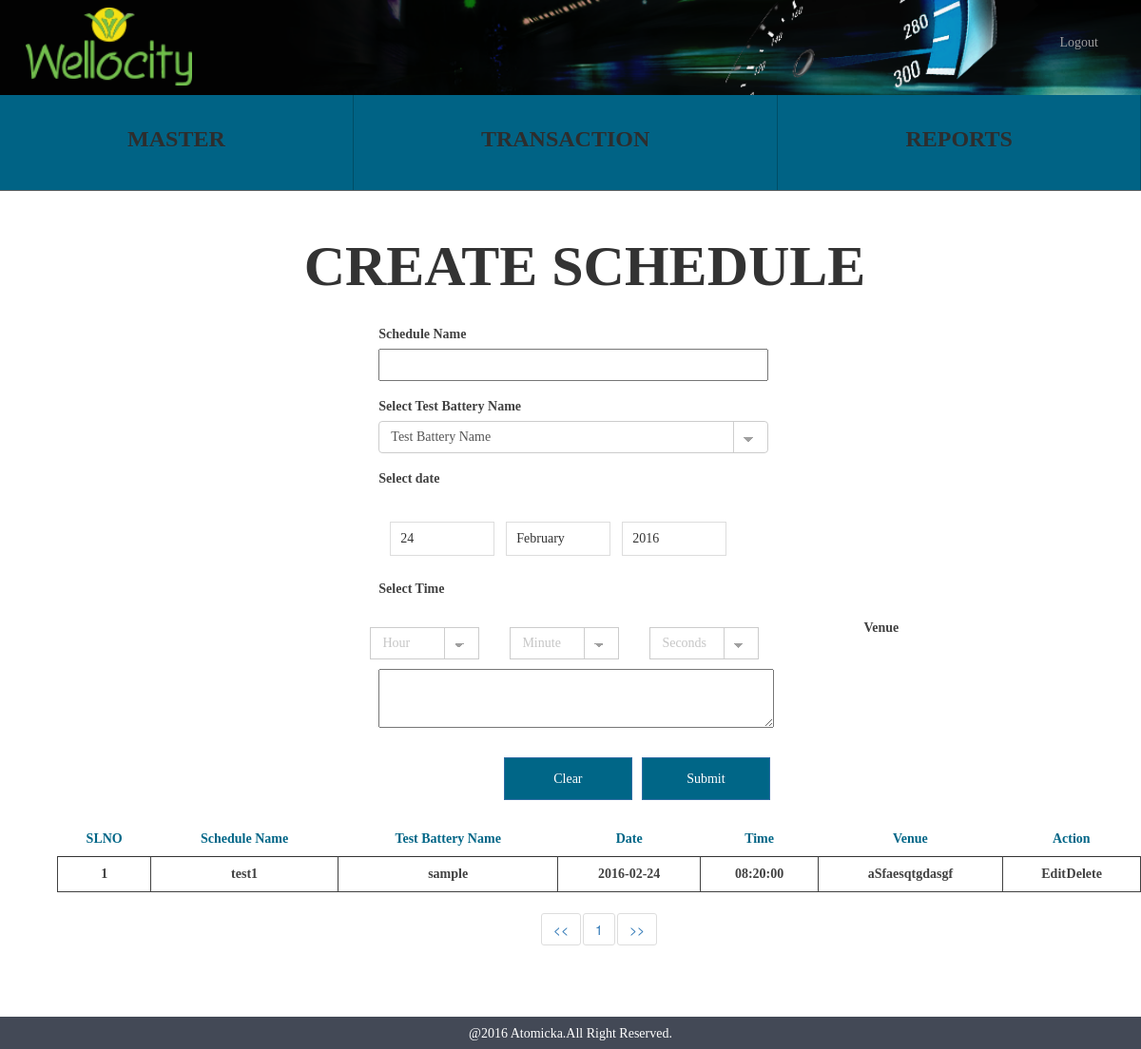
The page /create_schedule.php (signed in) on the database its author committed.
### tables this page shows
CREATE TABLE IF NOT EXISTS `wc_createschedule` (
  `createschedule_id` int(10) NOT NULL AUTO_INCREMENT,
  `createschedule_name` varchar(255) NOT NULL,
  `createscheduletestbattery_id` int(10) NOT NULL,
  `createschedule_date` date NOT NULL,
  `createschedule_time` time NOT NULL,
  `createschedule_venue` text NOT NULL,
  `createschedule_status` tinyint(1) NOT NULL,
  `createschedule_createddate` timestamp NOT NULL DEFAULT CURRENT_TIMESTAMP,
  PRIMARY KEY (`createschedule_id`),
  KEY `createscheduletestbattery_id` (`createscheduletestbattery_id`)
);

CREATE TABLE IF NOT EXISTS `wc_testbattery` (
  `testbattery_id` int(10) NOT NULL AUTO_INCREMENT COMMENT 'Stores the testbattery id',
  `testbattery_name` varchar(255) NOT NULL COMMENT 'Stores the testbattery name',
  `testbatterysports_id` int(10) NOT NULL COMMENT 'Stores the testbattery name',
  `testbattery_status` tinyint(1) NOT NULL COMMENT 'Stores the testbattery status either active or inactive',
  `testbattery_createddate` timestamp NOT NULL DEFAULT CURRENT_TIMESTAMP COMMENT 'Stores the created date of the  testbattery',
  PRIMARY KEY (`testbattery_id`),
  KEY `testbatterysports_id` (`testbatterysports_id`)
);

### functions/create_schedule_function.php (called while the page is built, shortened)
<?php
 	class createscheduleFunction {
		public function createscheduleSelect(){
			$res = mysql_query("SELECT * from wc_createschedule cs,wc_testbattery tb where cs.createscheduletestbattery_id=tb.testbattery_id and cs.createschedule_status='1'")or die(mysql_error());
			return $res;
		}
	}
?>

### create_schedule.php (the view, shortened to what this page needs)
<?php require_once "session.php";
	  require_once "header.php";
	  require_once "functions/create_schedule_function.php";
	  $createscheduleFunction = new createscheduleFunction();
?>
<div class="container">
	<div class="container align_center align_height">
		<span class="sports">CREATE SCHEDULE</span>
	</div>
		<div class="col-xs-12 col-md-11">
			<div class="col-md-4 hidden-xs"></div>
			<div class="col-xs-12 col-md-7 align_margin">
				<form name="create_schedule_form" id="createschedule_form">
					<div class="form-group">
						<label>Schedule Name</label><br>
						<input type="text" class="adjust_width" name="schedule_name" data-validation-error-msg="Please Enter the name of the Schedule" data-validation="required">
					</div>
					<div class="form-group">
					  <label for="battey_name">Select Test Battery Name</label>
					  <select class="form-control classic adjust_width" id="battey_name" name="schedule_testbattery" data-validation-error-msg="Please Select the name of the Test Battery Name" data-validation="required">
					  	<option value="">Test Battery Name</option>
					  </select>
					</div>
					<div class="form-group">
					  <label for="date">Select date</label><br>
					</div>
					<div class="form-group">
					  <label for="date" class="fl">Select Time</label><br>
					  <select class="form-control classic adjust_tiny fl" id="hour" name="schedule_hour" data-validation-error-msg="Please Select the Year" data-validation="required">
					  	<option value="">Hour</option>
					  </select>
					  <select class="form-control classic adjust_tiny fl" id="minute" name="schedule_minute" data-validation-error-msg="Please Select the Minute" data-validation="required">
					  	<option value="">Minute</option>
					  </select>
					  <select class="form-control classic adjust_tiny fl" id="seconds" name="schedule_seconds" data-validation-error-msg="Please Select the Seconds" data-validation="required">
					  	<option value="">Seconds</option>
					  </select>
					</div>
					<div class="align_height align_margin">
						<label>Venue</label><br>
						<textarea class="area_width" name="schedule_venue" data-validation-error-msg="please Enter the name of the Venue" data-validation="required"></textarea>
					</div>
					<div class="col-md-9 schedule_btn">
						<input type="submit" class="btn btn-primary align_right clear add_createschedule_act" value="Submit">
						<input type="submit" class="btn btn-primary align_right clear" value="Clear">
					</div>
				</form>
			</div>
			<div class="container">
			  <table class="table createschedule_table">
			    <thead>
			      <tr class="row_color">
			        <th class="align_center">SLNO</th>
			        <th class="align_center">Schedule Name</th>
			        <th class="align_center">Test Battery Name</th>
			        <th class="align_center">Date</th>
			        <th class="align_center">Time</th>
			        <th class="align_center">Venue</th>
			        <th class="align_center">Action</th>
			      </tr>
			    </thead>
			    <tbody>
			     <?php
                    $query = $createscheduleFunction->createscheduleSelect();
                    while ($row = mysql_fetch_array($query)) {
                        ?>
                        <tr class="align_center delete_color">
					        <td class="t_createschedule_id"><?php echo $row['createschedule_id']; ?></td>
					        <td class="t_createschedule_name"><?php echo $row['createschedule_name']; ?></td>
					        <td class="t_testbattery_name"><?php echo $row['testbattery_name']; ?></td>
					        <td class="t_createschedule_date"><?php echo $row['createschedule_date']; ?></td>
					        <td class="t_createschedule_time"><?php echo $row['createschedule_time']; ?></td>
					        <td class="t_createschedule_venue"><?php echo $row['createschedule_venue']; ?></td>
					        <td>
					        	<span class="edit_state" onclick="editfunction(<?php echo $row['createschedule_id'] ?>)">Edit</span>
					        	<span class="delete_state" data-value="<?php echo $row['createschedule_id'] ?>">Delete</span>
					        </td>
			        </tr>
                 <?php } ?>
		    </tbody>
		  </table>
		</div>
	</div>
</div>
<?php require_once "footer.php" ?>

### css/style.css (style rules this page uses)
.align_center { text-align: center; }
.align_right { float: right; }
.sports { font-size: 60px; font-weight: bold; position: relative; font-family: Montserrat; }
.area_width { width: 74%; }
.align_margin { margin-bottom:23px; }
.align_height { line-height: 2; }
.fl { float: left; }
.row_color { color: #006687; font-family: Montserrat; }
.delete_color { color: #414141; font-weight: bold; font-family: Montserrat; }
.clear { background-color: #006687 !important; color: #fff !important; height: 45px; width: 135px; border-radius: 0 !important; font-weight: bold; font-family: Montserrat; margin-right: 10px; }
.adjust_width { width: 410px !important; height: 34px; box-shadow: none !important; }
.adjust_tiny { border-radius: 0 !important; box-shadow: none !important; height: 34px; margin: 30px 0 10px 32px; position: relative; right: 110px; width: 115px !important; font-family: Montserrat; color: #c6c6c6 !important; }
.table > thead > tr > th, .table > tbody > tr > th, .table > tfoot > tr > th, .table > thead > tr > td, .table > tbody > tr > td, .table > tfoot > tr > td { border-top: 0 !important; }
.table > thead > tr > th { border-bottom: 1px !important; }
.table > tbody { border:1px solid !important; }
.table > tbody td { border:1px solid; border-bottom: 0 !important }
.table > thead { border-bottom: 1px solid; }
.table > tbody tr:last-child { border-bottom: 1px solid !important; }
select.classic { background-image: linear-gradient(45deg, transparent 50%, #a0a0a0 50%), linear-gradient(135deg, #a0a0a0 50%, transparent 50%), linear-gradient(to right, #ccc, #ccc); background-position: calc(100% - 20px) calc(1em + 2px), calc(100% - 15px) calc(1em + 2px), calc(100% - 2.5em) -0.5em; background-size: 5px 5px, 5px 5px, 0.07em 3.5em; background-repeat: no-repeat; cursor: pointer; }
select { -moz-appearance: none; -webkit-appearance:none; appearance: none; }
.edit_state,.edit_district { cursor: pointer; }
.delete_state,.delete_district { cursor: pointer; float: right; position: relative; right: 25%; }
.schedule_btn { padding: 0 !important; }
label { color: #414141 !important; font-family: Montserrat; }
button, input, optgroup, select, textarea { font-family: Montserrat !important; }

### rows shown on the page
wc_createschedule: createschedule_id "1", createschedule_name "test1", createscheduletestbattery.testbattery_name "sample", createschedule_date "2016-02-24", createschedule_time "08:20:00", createschedule_venue "aSfaesqtgdasgf"
